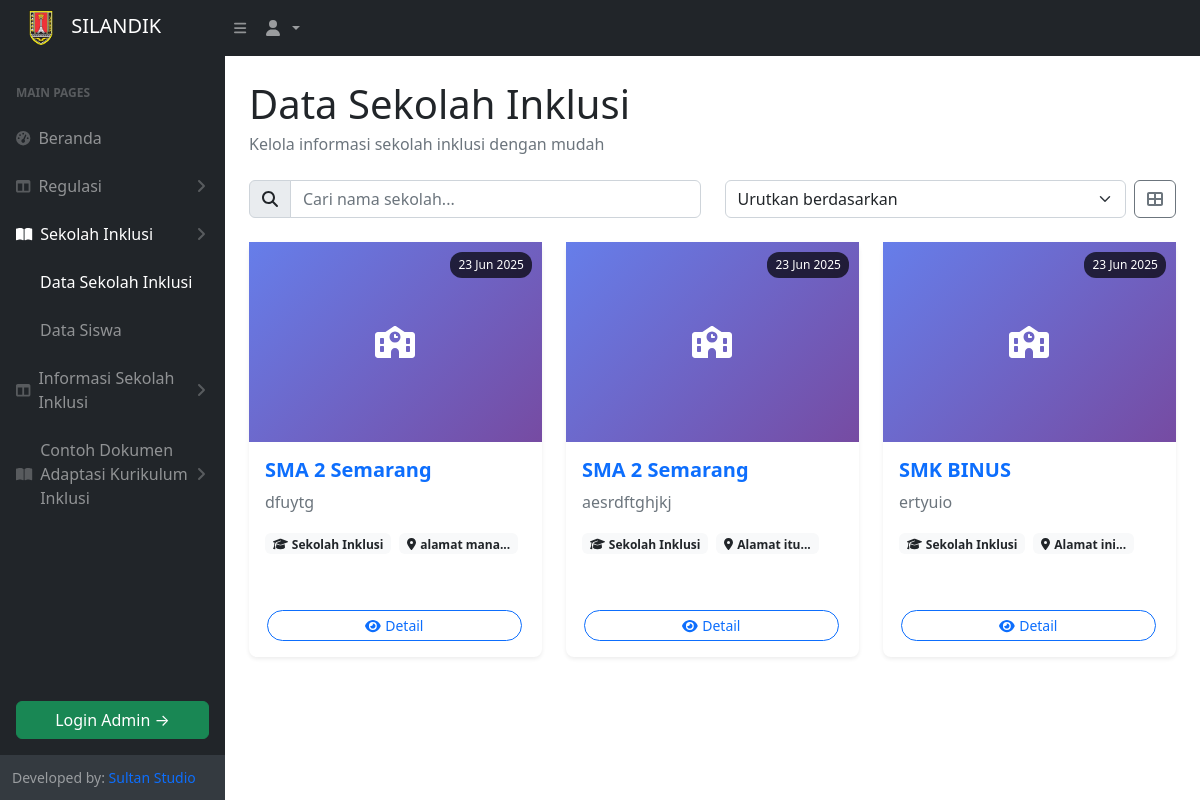
/kategori_data/data_sekolah_inklusi.php, run on the app's committed database.
### tables this page shows
CREATE TABLE `data_sekolah_inklusi` (
  `id` int(11) NOT NULL,
  `npsn` varchar(20) NOT NULL,
  `nama_sekolah` varchar(255) NOT NULL,
  `alamat` varchar(255) NOT NULL,
  `kepala_sekolah` varchar(100) NOT NULL,
  `telepon` varchar(20) DEFAULT NULL,
  `tanggal_berdiri` date DEFAULT NULL,
  `website` varchar(255) DEFAULT NULL,
  `logo_sekolah` varchar(255) DEFAULT NULL,
  `deskripsi` text DEFAULT NULL
);

### kategori_data/data_sekolah_inklusi.php (the view, shortened to what this page needs)
<?php
include '../partials/head.php';
include '../koneksi.php';
?>
<body class="sb-nav-fixed">
    <nav class="sb-topnav navbar navbar-expand navbar-dark bg-dark">
        <a class="navbar-brand ps-3" href="../index.php">
            <img src="/assets/logo_dinas.png" alt="Logo" width="50" height="40"> SILANDIK
        </a>
        <button class="btn btn-link btn-sm order-1 order-lg-0 me-4 me-lg-0" id="sidebarToggle">
            <i class="fas fa-bars"></i>
        </button>
        <ul class="navbar-nav ms-auto ms-md-0 me-3 me-lg-4">
            <li class="nav-item dropdown">
                <a class="nav-link dropdown-toggle" id="navbarDropdown" href="#" role="button" data-bs-toggle="dropdown">
                    <i class="fas fa-user fa-fw"></i>
                </a>
            </li>
        </ul>
    </nav>
    <div id="layoutSidenav">
        <?php include '../sidebar.php'; ?>
        <div id="layoutSidenav_content">
            <main>
                <div class="container-fluid px-4">
                    <div class="d-flex justify-content-between align-items-center mt-4 mb-4">
                        <div>
                            <h1 class="mb-1">Data Sekolah Inklusi</h1>
                            <p class="text-muted mb-0">Kelola informasi sekolah inklusi dengan mudah</p>
                        </div>
                    </div>
                    <div class="row mb-4">
                        <div class="col-md-6">
                            <div class="input-group">
                                <span class="input-group-text"><i class="fas fa-search"></i></span>
                                <input type="text" class="form-control" placeholder="Cari nama sekolah..." id="searchInput">
                            </div>
                        </div>
                        <div class="col-md-6">
                            <div class="d-flex gap-2">
                                <select class="form-select" id="sortFilter">
                                    <option value="">Urutkan berdasarkan</option>
                                </select>
                                <button class="btn btn-outline-secondary" id="viewToggle" title="Toggle View">
                                    <i class="fas fa-th-large" id="viewIcon"></i>
                                </button>
                            </div>
                        </div>
                    </div>
                    <div class="row row-cols-1 row-cols-md-2 row-cols-xl-3 g-4" id="schoolGrid">
                        <?php
                        $query = mysqli_query($conn, "SELECT * FROM data_sekolah_inklusi ORDER BY id DESC");
                        while ($row = mysqli_fetch_assoc($query)) :
                            $date_display = date('d M Y');
                            $image_path = "../upload/" . htmlspecialchars($row['logo_sekolah']);
                            $image_exists = file_exists($image_path) && !empty($row['logo_sekolah']);
                        ?>
                            <div class="col school-card" data-name="<?= strtolower(htmlspecialchars($row['nama_sekolah'])); ?>" data-desc="<?= strtolower(htmlspecialchars($row['deskripsi'])); ?>">
                                <div class="card shadow-sm h-100 border-0 rounded-3 card-hover">
                                    <div class="card-img-overlay-custom">
                                        <?php if ($image_exists): ?>
                                            <img src="<?= $image_path; ?>"
                                                 class="card-img-top rounded-top-3"
                                                 alt="<?= htmlspecialchars($row['nama_sekolah']); ?>"
                                                 style="height: 200px; object-fit: cover;"
                                                 onerror="this.parentElement.innerHTML='<div class=\'image-error\'><i class=\'fas fa-school\'></i></div>'">
                                        <?php else: ?>
                                            <div class="image-error">
                                                <i class="fas fa-school"></i>
                                            </div>
                                        <?php endif; ?>
                                        <div class="date-badge"><?= $date_display; ?></div>
                                    </div>
                                    <div class="card-body d-flex flex-column">
                                        <h5 class="card-title text-primary fw-bold mb-2 school-title">
                                            <?= htmlspecialchars($row['nama_sekolah']); ?>
                                        </h5>
                                        <p class="card-text text-muted mb-3 school-desc" style="display: -webkit-box; -webkit-line-clamp: 3; -webkit-box-orient: vertical; overflow: hidden; line-height: 1.5;">
                                            <?= nl2br(htmlspecialchars($row['deskripsi'])); ?>
                                        </p>
                                        <div class="mb-3">
                                            <span class="badge bg-light text-dark me-1">
                                                <i class="fas fa-graduation-cap me-1"></i>Sekolah Inklusi
                                            </span>
                                            <?php if (isset($row['alamat']) && !empty($row['alamat'])): ?>
                                            <span class="badge bg-light text-dark me-1">
                                                <i class="fas fa-map-marker-alt me-1"></i><?= htmlspecialchars(substr($row['alamat'], 0, 15)); ?>...
                                            </span>
                                            <?php endif; ?>
                                        </div>
                                        <div class="mt-auto">
                                            <div class="btn-group-custom d-flex justify-content-between">
                                                <a href="detail_sekolahh_inklusi.php?id=<?= $row['id']; ?>"
                                                   class="btn btn-outline-primary btn-sm rounded-pill flex-fill me-1">
                                                    <i class="fas fa-eye me-1"></i>Detail
                                                </a>
                                            </div>
                                        </div>
                                    </div>
                                </div>
                            </div>
                        <?php endwhile; ?>
                    </div>
                </div>
            </main>
        </div>
    </div>
</body>
</html>

### kategori_data/data_sekolah_inklusi.php (style rules this page uses)
.card-hover { transition: all 0.3s ease; }
.btn-group-custom .btn { margin: 0 2px; }
.date-badge { position: absolute; top: 10px; right: 10px; background: rgba(0,0,0,0.7); color: white; padding: 4px 8px; border-radius: 12px; font-size: 0.75rem; z-index: 2; }
.card-img-overlay-custom { position: relative; }
.image-error { background: linear-gradient(135deg, #667eea 0%, #764ba2 100%); display: flex; align-items: center; justify-content: center; color: white; font-size: 2rem; height: 200px; }

### data on the page
data_sekolah_inklusi: nama_sekolah "SMA 2 Semarang", deskripsi "dfuytg", alamat "alamat mana"
data_sekolah_inklusi: nama_sekolah "SMA 2 Semarang", deskripsi "aesrdftghjkj", alamat "Alamat itu"
data_sekolah_inklusi: nama_sekolah "SMK BINUS", deskripsi "ertyuio", alamat "Alamat ini"
